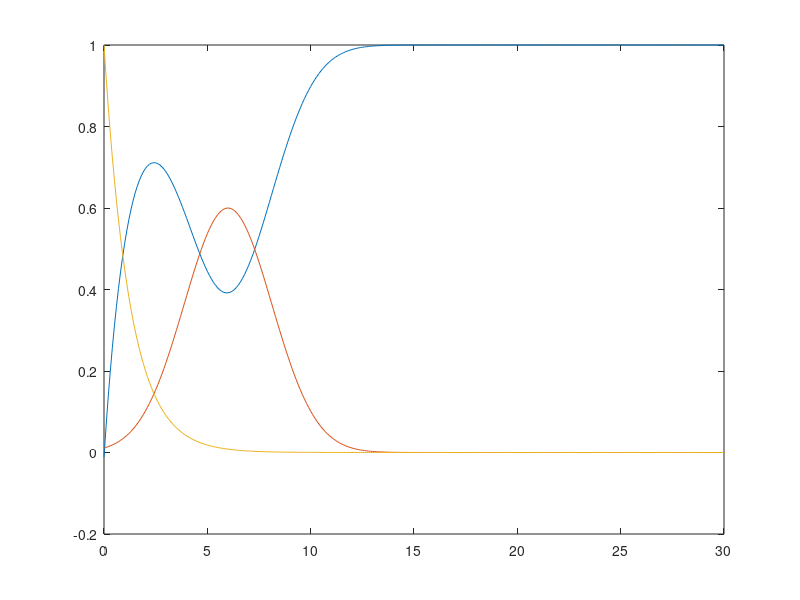

Reproduce this figure in MATLAB.
clear all
close all
clc

d = 0:0.1:30;

a1 = 0.5;
k1 = 0.1+0.9*( 0.5./(0.5 + (1-0.5)*exp(-a1*(d-10))));
% k1 = 0.1+0.1./(0.1+exp(-a1*(d-5)))
k2 = 0.6*exp(-((d-8)/3).^2);
k3 = 0.8*exp(-a1*(d));
k1 = 1-k2-k3;

k2 = exp(-((d-6)/3).^2);
    k3 = 1./(1+exp(4*(d-2)));
    k1 = 1-k2-k3;
    
    
        k2 = 0.6*exp(-((d-6)/3).^2);
    k3 = exp(-0.8*(d));
    k1 = 1-k2-k3;
figure
plot(d,[k1; k2; k3])